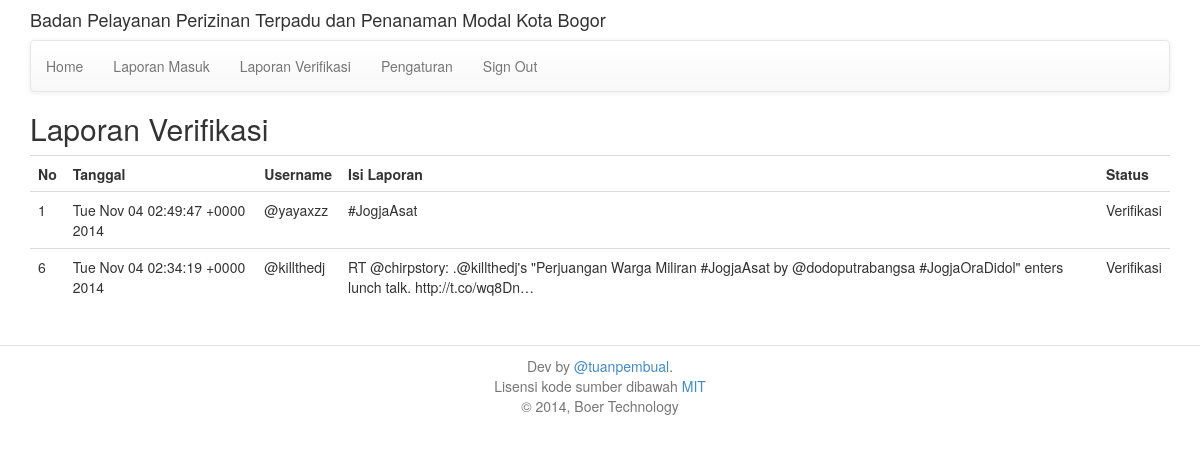
The app's page /adm/langganan.php with its own data.
### tables this page shows
CREATE TABLE IF NOT EXISTS `lapor` (
  `id` int(11) NOT NULL AUTO_INCREMENT,
  `id_twit` BIGINT NOT NULL,
  `tanggal` VARCHAR(50) NOT NULL,
  `name` varchar(25) NOT NULL,
  `isi` VARCHAR (160) NOT NULL,
  `id_progres` char(1) NOT NULL,
  `lastvisit` date DEFAULT NULL,
  PRIMARY KEY (`id`)
);

### adm/langganan.php (the view)
<?php
  include('utama/header_private.php');
?>
  <h2>Laporan Verifikasi</h2>
    <table class="table table-hover sortable">
    <?php
    $tampil = mysql_query("SELECT * FROM lapor WHERE id_progres='1'");
    echo
    "<tr>
          <th>No</th>
          <th>Tanggal</th>
          <th>Username</th>
          <th>Isi Laporan</th>
          <th>Status</th>
      </tr>";
     while ($row = mysql_fetch_array($tampil)) {
      echo "<tr>";
      if($row['id_progres']=='1') {
        $status = "Verifikasi";
      }else if ($row['id_progres']=='2') {
        $status = "Pengecekan Lapangan";
      }else if ($row['id_progres']=='3') {
        $status = "Pembahasan";
      }else if ($row['id_progres']=='4') {
        $status = "Jawaban";
      }else {
        $status = "Belum Verifikasi";}
      echo "<tr>";
      echo "<td>" . $row['id'] . "</td>";
      echo "<td>" . $row['tanggal'] . "</td>";
      echo "<td>" . $row['name'] . "</td>";
      echo "<td>" . $row['isi'] . "</td>";
      echo "<td>" . $status . "</td>";
     }
    ?>
    </table>
</div>
<?php
  include ("utama/footer.php");
?>

### utama/header_private.php (shortened to what this page needs)
<!DOCTYPE html PUBLIC "-//W3C//DTD XHTML 1.0 Transitional//EN" "http://www.w3.org/TR/xhtml1/DTD/xhtml1-transitional.dtd">
<html xmlns="http://www.w3.org/1999/xhtml">
<head>
<link href="css/bootstrap-theme.css" rel="stylesheet">
<link href="css/bootstrap.css" rel="stylesheet">
<link href="css/docs.min.css" rel="stylesheet">
</head>
<div class="container">
  <div class="masthead">
    <h4>Badan Pelayanan Perizinan Terpadu dan Penanaman Modal Kota Bogor</h4>
    <div class="navbar navbar-default">
      <ul class="nav navbar-nav">
        <li><a href="index.php?mod=user">Home</a></li>
        <li><a href="index.php?mod=pengaduan">Laporan Masuk</a></li>
        <li><a href="index.php?mod=langganan">Laporan Verifikasi</a></li>
        <li><a href="index.php?mod=pengaturan">Pengaturan</a></li>
        <li><a href="logout.php">Sign Out</a></li>
      </ul>
    </div>
  </div>
<body>

### utama/footer.php (shortened to what this page needs)
</body>
<footer class="bs-docs-footer" role="contentinfo">
  <div class="container">
    <p>Dev by <a href="http://github.com/tuanpembual" target="_blank">@tuanpembual</a>.</p>
    <p>Lisensi kode sumber dibawah <a href="https://github.com/tuanpembual/pip/blob/master/LICENSE" target="_blank">MIT</a>
    <p>&copy; 2014, Boer Technology</p>
  </div>
</footer>
</html>

### records on screen
lapor: id "1", tanggal "Tue Nov 04 02:49:47 +0000 2014", name "@yayaxzz", isi "#JogjaAsat", id_progres "Verifikasi"
lapor: id "6", tanggal "Tue Nov 04 02:34:19 +0000 2014", name "@killthedj", isi "RT @chirpstory: .@killthedj's \"Perjuangan Warga Miliran #JogjaAsat by @dodoputrabangsa #JogjaOraDidol\" enters lunch talk. http://t.co/wq8Dn…", id_progres "Verifikasi"
